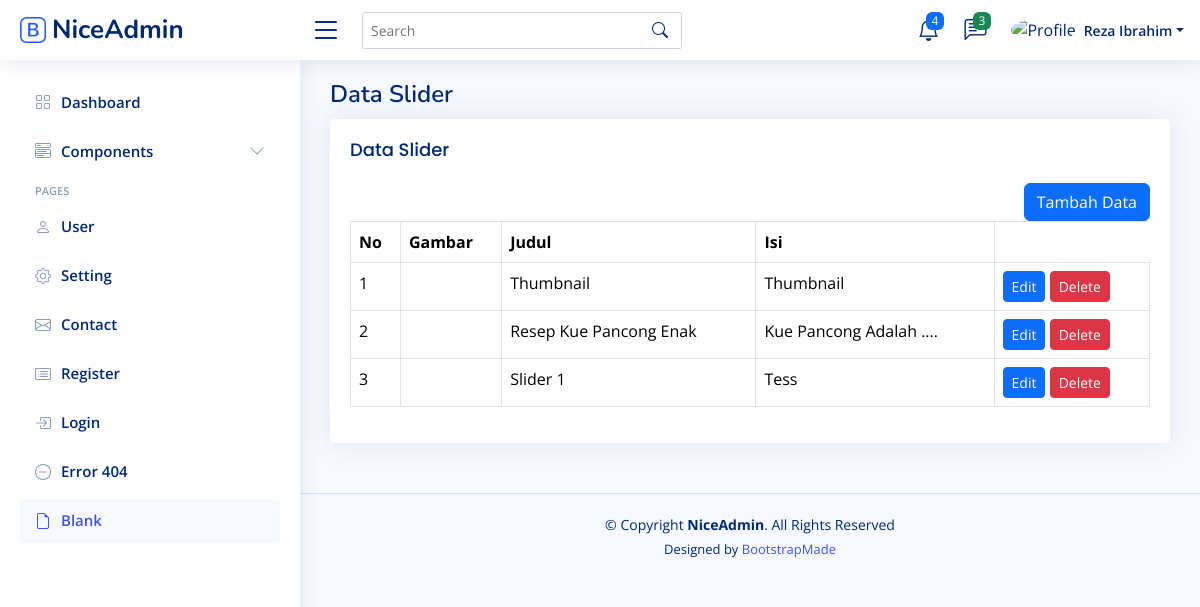
The app's page /admin/home.php?page=slider (signed in) with its own data.
### tables this page shows
CREATE TABLE `sliders` (
  `id` int(11) NOT NULL,
  `title` varchar(50) NOT NULL,
  `description` text NOT NULL,
  `image` varchar(100) NOT NULL,
  `created_at` timestamp NOT NULL DEFAULT current_timestamp(),
  `updated_at` timestamp NULL DEFAULT NULL ON UPDATE current_timestamp()
);

### admin/content/slider.php (the view)
<?php
$query = mysqli_query($koneksi, "SELECT * FROM sliders ORDER BY id DESC");
$rows = mysqli_fetch_all($query, MYSQLI_ASSOC);
?>
<div class="pagetitle">
    <h1>Data Slider</h1>
</div>
<section class="section">
    <div class="row">
        <div class="col-lg-12">
            <div class="card">
                <div class="card-body">
                    <h5 class="card-title">Data Slider</h5>
                    <div class="mb-3" align="right">
                        <a href="?page=tambah-slider" class="btn btn-primary">Tambah Data</a
                            </div>
                        <table class="table table-bordered">
                            <thead>
                                <tr>
                                    <th>No</th>
                                    <th>Gambar</th>
                                    <th>Judul</th>
                                    <th>Isi</th>
                                </tr>
                            </thead>
                            <tbody>
                                <?php foreach ($rows as $key => $row): ?>
                                    <tr>
                                        <td><?php echo $key += 1; ?></td>
                                        <td><img width="100" src="uploads/<?php echo $row['image'] ?>" alt=""></td>
                                        <td><?php echo $row['title'] ?></td>
                                        <td><?php echo $row['description'] ?></td>
                                        <td>
                                            <a href="?page=tambah-slider&edit=<?php echo $row['id'] ?>" class="btn btn-sm btn-primary">Edit</a>
                                            <a onclick="return confirm('Apakah anda yakin akan menghapus data ini?')" href="?page=tambah-slider&delete=<?php echo $row['id'] ?>" class="btn btn-sm btn-danger">Delete</a>
                                        </td>
                                    </tr>
                                <?php endforeach; ?>
                            </tbody>
                        </table>
                    </div>
                </div>
            </div>
        </div>
</section>

### admin/assets/css/style.css (style rules this page uses)
:root { scroll-behavior: smooth; }
body { font-family: "Open Sans", sans-serif; background: #f6f9ff; color: #444444; }
a { color: #4154f1; text-decoration: none; }
h1, h2, h3, h4, h5, h6 { font-family: "Nunito", sans-serif; }
.pagetitle { margin-bottom: 10px; }
.pagetitle h1 { font-size: 24px; margin-bottom: 0; font-weight: 600; color: #012970; }
.card { margin-bottom: 30px; border: none; border-radius: 5px; box-shadow: 0px 0 30px rgba(1, 41, 112, 0.1); }
.card-title { padding: 20px 0 15px 0; font-size: 18px; font-weight: 500; color: #012970; font-family: "Poppins", sans-serif; }
.card-body { padding: 0 20px 20px 20px; }

### records on screen
sliders: key "1", title "Thumbnail", description "Thumbnail"
sliders: key "2", title "Resep Kue Pancong Enak", description "Kue Pancong Adalah ...."
sliders: key "3", title "Slider 1", description "Tess"

### other values on screen
$_SESSION['NAME'] "Reza Ibrahim"
